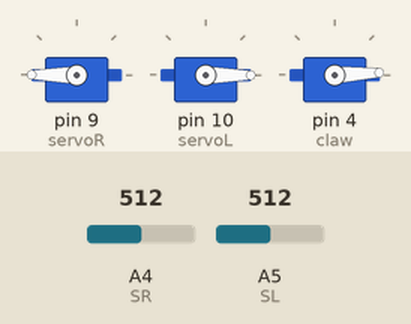
This sketch was run on a simulated Arduino Uno, built with avr-gcc and run on an emulated ATmega328P. On the bench: 3 × servo. The inputs (shaded band) are chosen by the test bench; at power-on: A4 (SR) = 512, A5 (SL) = 512.

Above: at 1.2 s.
1.3 s: A4 (SR) set to 540
At 2.5 s:
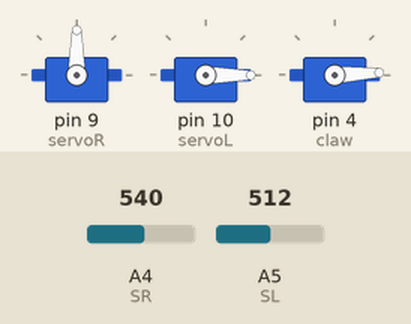
2.8 s: A5 (SL) set to 528
At 3.3 s:
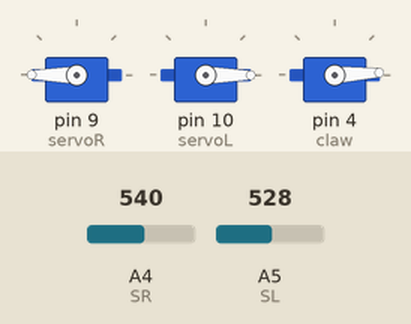
4.3 s: A5 (SL) set to 552
5.8 s: A5 (SL) set to 574
At 6.4 s:
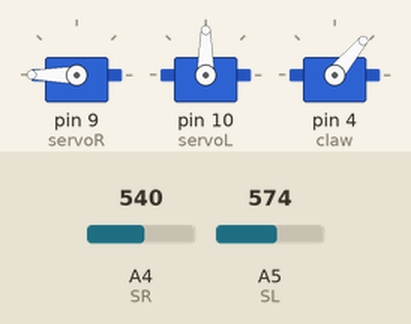
7.3 s: A4 (SR) set to 716
At 8.5 s:
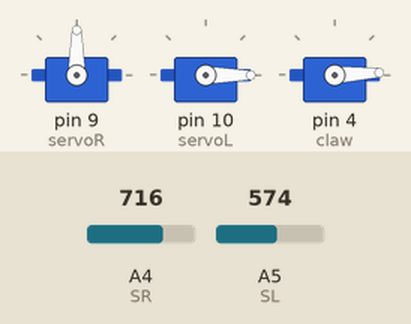
8.8 s: A4 (SR) set to 511
At 10.0 s:
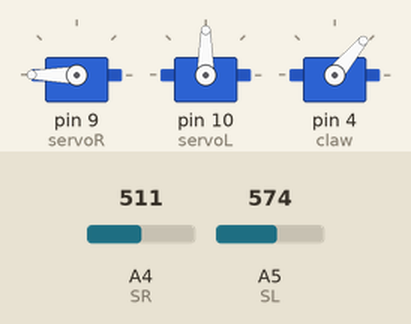
Timing chart, 0 to 11.3 s (numbered marks = the images above; inputs shaded):
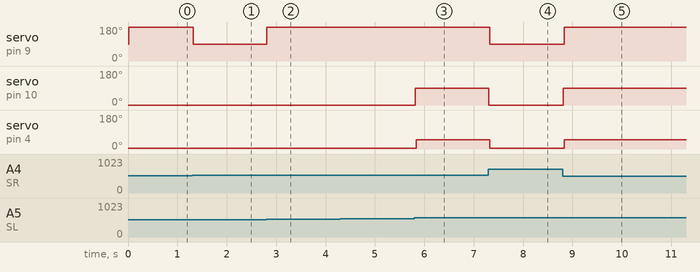

The sketch:

Arduino_escarabajo_light_follow.ino
```cpp
#include <Servo.h>

Servo servoR;
Servo servoL;
Servo claw;

const int SL = A5;    // the number of the left sensor pin
const int SR= A4;     // the number of the right sensor pin

//-- Right and left IR sensors values
int rs,ls;

const int BLACK = 0;
const int WHITE = 1;


void setup(){
  pinMode(SL, INPUT);
  pinMode(SR, INPUT);
  enable();
}

void loop(){
  rs = analogRead(SR);
  ls= analogRead(SL);

//-- Move the robot according to the inputs
  if (abs(ls-rs)<20){
     move_Forward();
     claw.write(3);
     delay(10);
  }

  else if (ls > rs){
     move_Left();
     claw_close();
  }

  else if (ls < rs){
     move_Right();
     claw_open();
  }

  else{
     Stop();

  }
}


void enable(){

   servoR.attach(9);
   servoL.attach(10);
   claw.attach(4);

   servoL.write(90);
   servoR.write(90);
   claw.write(3);
}


void Stop(){

   servoL.write(90);
   delay(10);
   servoR.write(90);
   delay(10);
}

void move_Forward(){

    servoL.write(0);
    delay(10);
    servoR.write(180);
    delay(10);
}

void move_Back(){

    servoL.write(180);
    delay(10);
    servoR.write(0);
    delay(10);
}

void move_Right(){

    servoL.write(0);
    delay(10);
    servoR.write(90);
    delay(10);
}

void move_Left(){

   servoL.write(90);
   delay(10);
   servoR.write(180);
   delay(10);
}

void claw_open(){
  claw.write(3);
}

void claw_close(){
  claw.write(50);
}
```

Measured:
- the behaviour switches between 531 and 532 on A4 (SR) (found by bisection; images 0 and 1)
- the behaviour switches between 520 and 521 on A5 (SL) (found by bisection; images 1 and 2)
- the behaviour switches between 559 and 560 on A5 (SL) (found by bisection; images 2 and 3)
- after the input at 1.3 s, servo on pin 9 (servoR): 180° → 90° at once
- after the input at 2.8 s, servo on pin 9 (servoR): 90° → 180° at once
- after the input at 4.3 s, every drawn part: stays the same
- after the input at 5.8 s, servo on pin 10 (servoL): 0° → 90° at once; servo on pin 4 (claw): 3° → 50° at once
- after the input at 7.3 s, servo on pin 9 (servoR): 180° → 90° at once; servo on pin 10 (servoL): 90° → 0° at once; servo on pin 4 (claw): 50° → 3° at once
- after the input at 8.8 s, servo on pin 9 (servoR): 90° → 180° at once; servo on pin 10 (servoL): 0° → 90° at once; servo on pin 4 (claw): 3° → 50° at once
